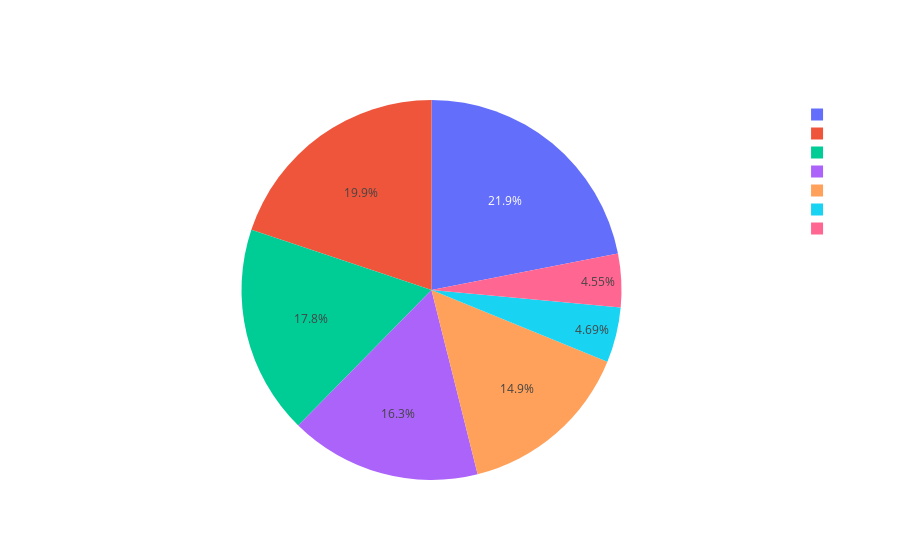

The code cell stored with this chart in its notebook:
### Code cell
import plotly.express as px

emotion_sums = df[['disgust', 'fear', 'anger', 'neutral', 'sadness', 'surprise', 'joy']].sum()
fig = px.pie(
    names=emotion_sums.index, 
    values=emotion_sums.values, 
    title="Emotion Distribution Across All Movies"
)
fig.update_layout(
    paper_bgcolor='rgba(0,0,0,0)',  # Transparent background for the paper
    plot_bgcolor='rgba(0,0,0,0)',   # Transparent background for the plot
    title_font=dict(color="white"), # White color for the title
    legend_font=dict(color="white") # White color for the legend text
)

# Save the chart as a PNG image
fig.write_image("emotion_distribution_pie_chart_no_bg.png")

print("Pie chart saved as 'emotion_distribution_pie_chart_no_bg.png'")

fig.show()

### Figure 1 — Plotly figure (JSON) as saved in the notebook; plotly's stock layout.template omitted (floating-point values rounded to 4 significant figures)
{"data": [{"domain": {"x": [0, 1], "y": [0, 1]}, "hovertemplate": "label=%{label}<br>value=%{value}<extra></extra>", "labels": ["disgust", "fear", "anger", "neutral", "sadness", "surprise", "joy"], "legendgroup": "", "name": "", "showlegend": true, "type": "pie", "values": [5988.0, 5027.0, 6688.0, 7386.0, 5482.0, 1581.0, 1532.0]}], "layout": {"legend": {"font": {"color": "white"}, "tracegroupgap": 0}, "paper_bgcolor": "rgba(0,0,0,0)", "plot_bgcolor": "rgba(0,0,0,0)", "title": {"font": {"color": "white"}, "text": "Emotion Distribution Across All Movies"}}}
